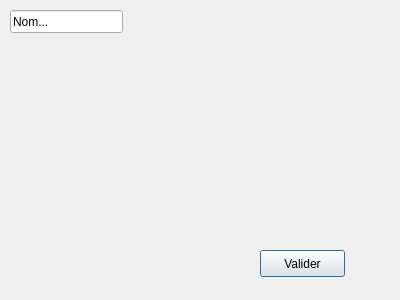
<?xml version="1.0" encoding="UTF-8"?>
<ui version="4.0">
 <class>IndividuEditionGraphique</class>
 <widget class="QDialog" name="IndividuEditionGraphique">
  <property name="geometry">
   <rect>
    <x>0</x>
    <y>0</y>
    <width>400</width>
    <height>300</height>
   </rect>
  </property>
  <property name="windowTitle">
   <string>Dialog</string>
  </property>
  <widget class="QWidget" name="gridLayoutWidget">
   <property name="geometry">
    <rect>
     <x>9</x>
     <y>49</y>
     <width>381</width>
     <height>181</height>
    </rect>
   </property>
   <layout class="QGridLayout" name="groupesLayout"/>
  </widget>
  <widget class="QLineEdit" name="nom">
   <property name="geometry">
    <rect>
     <x>10</x>
     <y>10</y>
     <width>113</width>
     <height>23</height>
    </rect>
   </property>
   <property name="text">
    <string>Nom...</string>
   </property>
  </widget>
  <widget class="QPushButton" name="valider">
   <property name="geometry">
    <rect>
     <x>260</x>
     <y>250</y>
     <width>85</width>
     <height>27</height>
    </rect>
   </property>
   <property name="text">
    <string>Valider</string>
   </property>
  </widget>
 </widget>
 <resources/>
 <connections/>
</ui>
